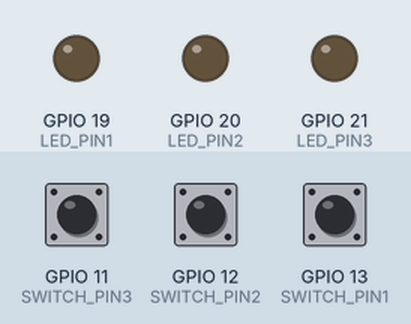
Simulated run of this program. Board: Raspberry Pi (BCM pin numbers). On the bench: output pins drawn as LEDs (lit = HIGH). Inputs (shaded band) come from the test bench; at power-on: GPIO 11 (SWITCH_PIN3) LOW, GPIO 12 (SWITCH_PIN2) LOW, GPIO 13 (SWITCH_PIN1) LOW. What the program prints to the terminal is not drawn.

Above: at 1.2 s.
1.3 s: GPIO 11 (SWITCH_PIN3) pulled HIGH for 0.15 s
At 1.37 s:
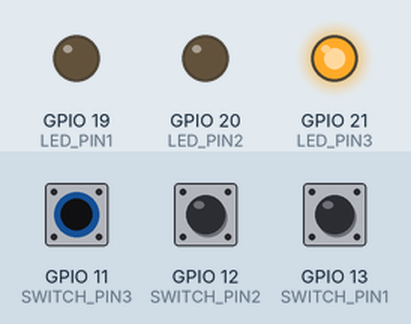
2.9 s: GPIO 12 (SWITCH_PIN2) pulled HIGH for 0.15 s
At 2.97 s:
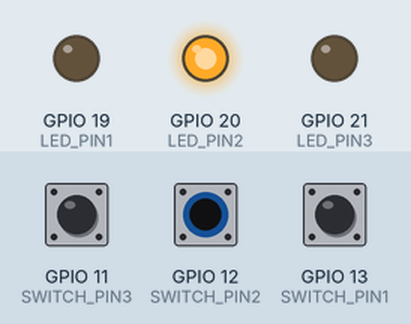
4.5 s: GPIO 13 (SWITCH_PIN1) pulled HIGH for 0.15 s
At 4.57 s:
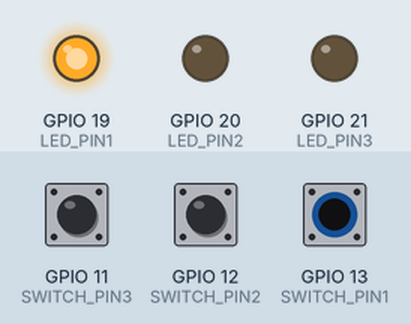
6.1 s: GPIO 13 (SWITCH_PIN1) pulled HIGH for 3.2 s
At 10.4 s:
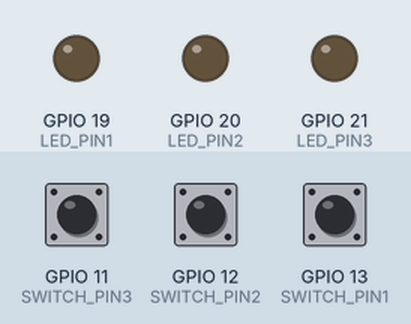
10.8 s: GPIO 11 (SWITCH_PIN3) pulled HIGH for 3.2 s
At 11.6 s:
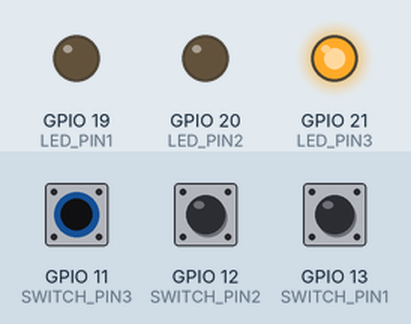
15.5 s: GPIO 11 (SWITCH_PIN3) driven HIGH and GPIO 12 (SWITCH_PIN2) driven HIGH
At 16.6 s:
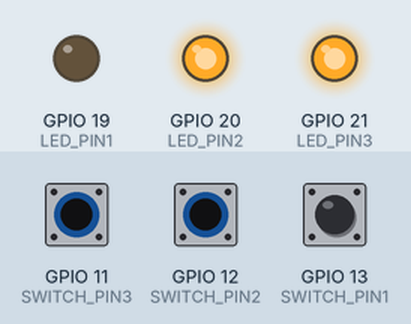
Timing chart, 0 to 18.0 s (numbered marks = the images above; inputs shaded):
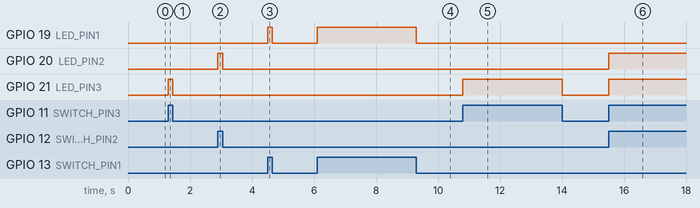

Measured:
- after the input at 1.3 s, GPIO 21 (LED_PIN3): LOW → HIGH at once, → LOW 0.15 s later
- after the input at 2.9 s, GPIO 20 (LED_PIN2): LOW → HIGH at once, → LOW 0.15 s later
- after the input at 4.5 s, GPIO 19 (LED_PIN1): LOW → HIGH at once, → LOW 0.15 s later
- after the input at 6.1 s, GPIO 19 (LED_PIN1): LOW → HIGH at once, → LOW 3.2 s later
- after the input at 10.8 s, GPIO 21 (LED_PIN3): LOW → HIGH at once, → LOW 3.2 s later
- after the input at 15.5 s, GPIO 20 (LED_PIN2), GPIO 21 (LED_PIN3): LOW → HIGH at once

The program:

switch_led_task.py
```python
import RPi.GPIO as GPIO

LED_PIN1  = 19
LED_PIN2 = 20
LED_PIN3 = 21

SWITCH_PIN1 = 13
SWITCH_PIN2 = 12
SWITCH_PIN3 = 11

GPIO.setmode(GPIO.BCM)
GPIO.setup(LED_PIN1, GPIO.OUT)
GPIO.setup(LED_PIN2, GPIO.OUT)
GPIO.setup(LED_PIN3, GPIO.OUT)

#누르지 않았을 떄 : 0, 눌렀을 때: 1

GPIO.setup(SWITCH_PIN1, GPIO.IN, pull_up_down=GPIO.PUD_DOWN) #내부풀다운
GPIO.setup(SWITCH_PIN2, GPIO.IN, pull_up_down=GPIO.PUD_DOWN)
GPIO.setup(SWITCH_PIN3, GPIO.IN, pull_up_down=GPIO.PUD_DOWN)


try:
    while True:
        val1 = GPIO.input(SWITCH_PIN1)
        print(val1)
        GPIO.output(LED_PIN1, val1)

        val2 = GPIO.input(SWITCH_PIN2)
        print(val2)
        GPIO.output(LED_PIN2, val2)

        val3 = GPIO.input(SWITCH_PIN3)
        print(val3)
        GPIO.output(LED_PIN3, val3)

finally:
    GPIO.cleanup()
    print('cleanup and exit')
```
